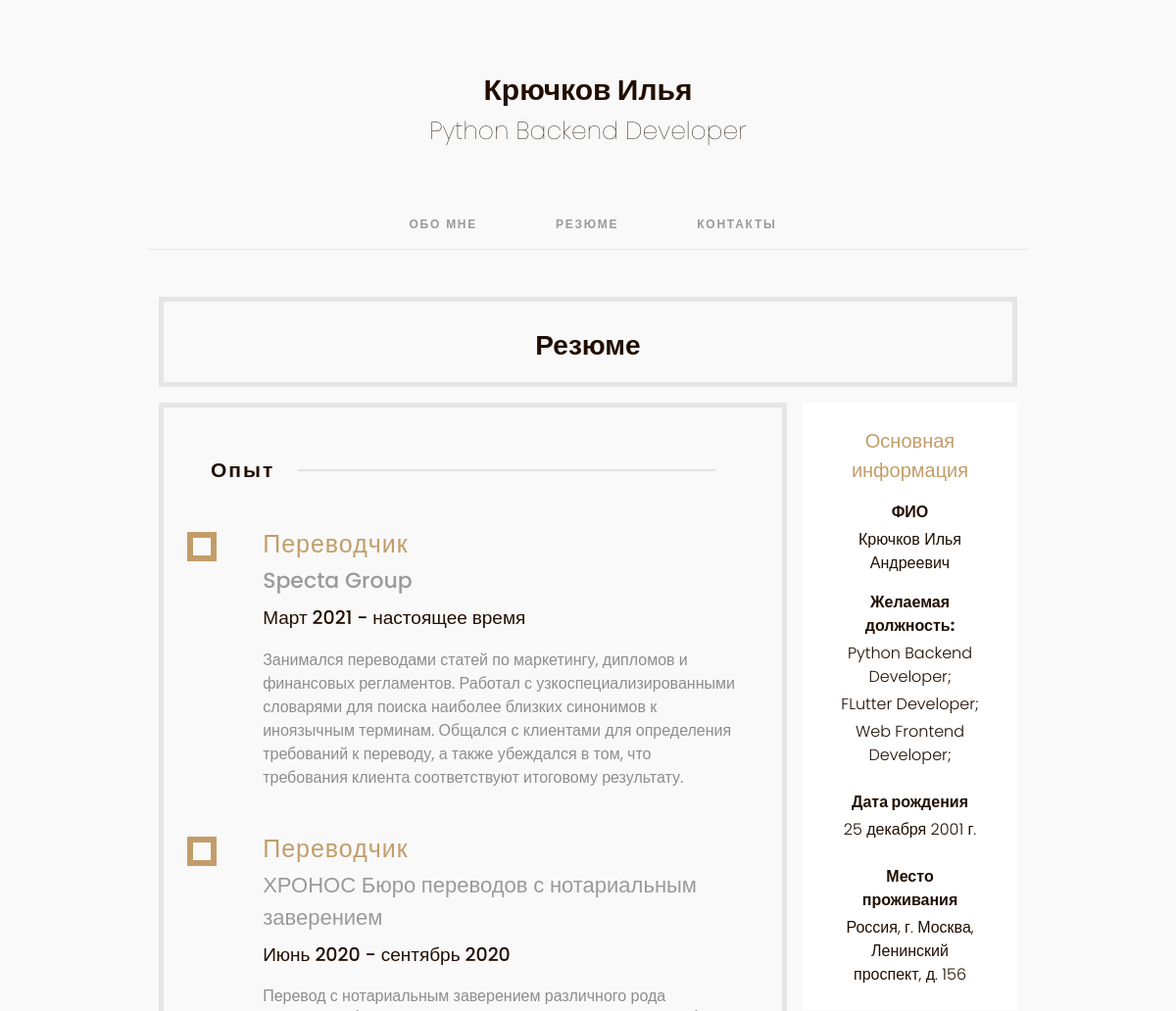
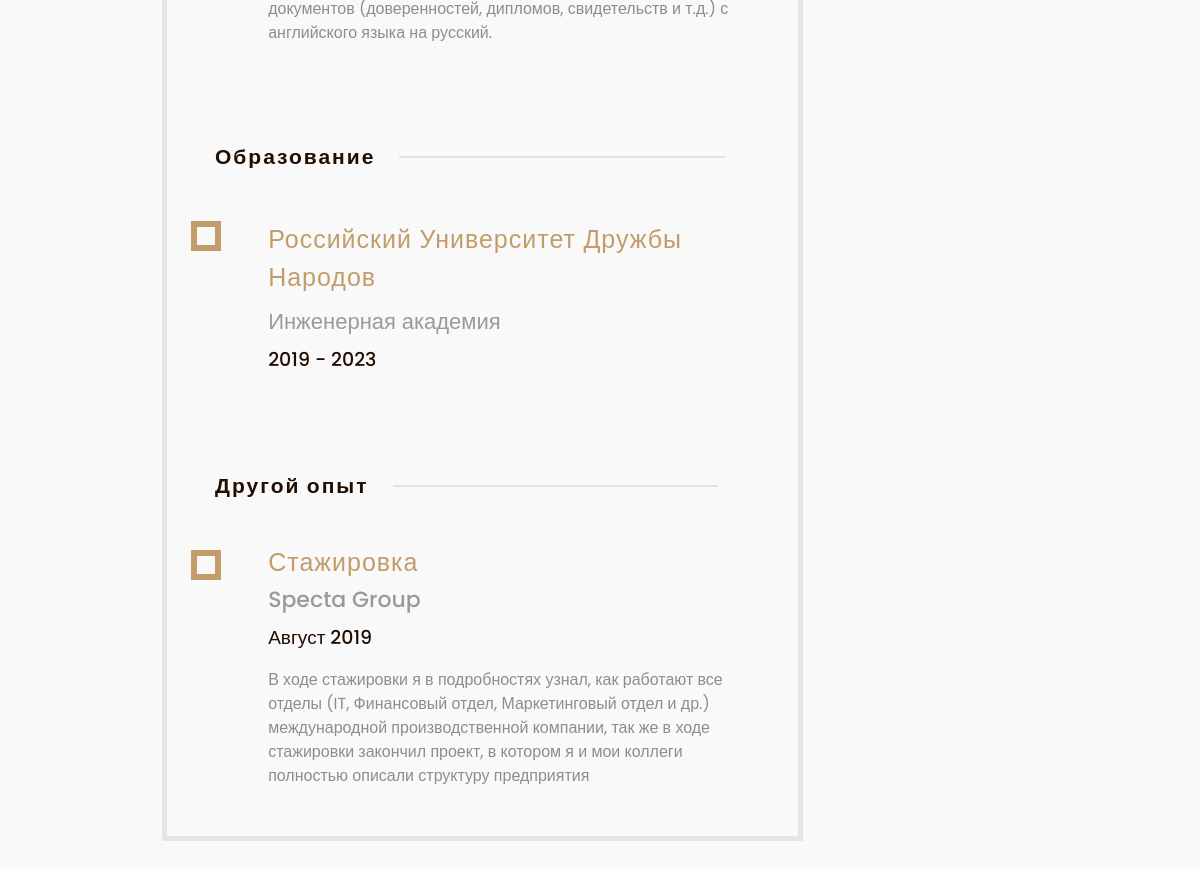
/resume, run on the app's committed database (2 pictures, top to bottom).
### cv/models.py (models this page shows, shortened)
class ResumeJob(models.Model):
    title = models.CharField(max_length=250)
    period = models.CharField(max_length=150)
    content = models.TextField()
    website = models.CharField(max_length=150, default='')
    company = models.CharField(max_length=150, default='')
    author = models.ForeignKey(User, on_delete=models.CASCADE)

class ResumeEducation(models.Model):
    name = models.CharField(max_length=350)
    period = models.CharField(max_length=150)
    website = models.CharField(max_length=150, default='')
    specialization = models.CharField(max_length=150, default='')
    author = models.ForeignKey(User, on_delete=models.CASCADE)

class OtherExperience(models.Model):
    name = models.CharField(max_length=150)
    period = models.CharField(max_length=150)
    website = models.CharField(max_length=150, default='')
    content = models.TextField(default='')
    company = models.CharField(max_length=150, default='')
    author = models.ForeignKey(User, on_delete=models.CASCADE)

### cv/views.py (the view)
# urls.py: path('resume', ResumeView.as_view(), name='cv-resume'),
class ResumeView(TemplateView):
    template_name = 'cv/resume.html'
    def get_context_data(self, **kwargs):
        context = super(ResumeView, self).get_context_data(**kwargs)
        context['jobs'] = ResumeJob.objects.all()
        context['education'] = ResumeEducation.objects.all()
        context['internships'] = OtherExperience.objects.all()
        context['title'] = 'Резюме'
        return context

### cv/templates/cv/resume.html
{% extends 'cv/base.html' %}
{% load static %}
{% block content %}
    <div class="row bordered-block mt-5 mb-3 pt-4 pb-3 ml-1">
        <div class="col-12 resume">
            Резюме
        </div>
    </div>
    <div class="row">
        <div class="col-lg-9 px-0 pe-lg-3">
            <div class="col-12 bordered-block">
                <div class="row pt-5 mb-5 ps-5 text-start pe-2 resume-block">
                    <div class="wrap" style="letter-spacing: 2px; width: auto">Опыт</div>
                    <div class="pt-2 pt-sm-0" style="width: 75%;">
                        <div style="width: 100%; height: 55%; border-bottom: #e2e2e2 solid 2px"></div>
                    </div>
                </div>
                {% for job in jobs %}
                    <div class="row d-flex mb-5 pe-4 resume-block">
                        <div class="row">
                            <div class="col-2 bottom-100">
                                <div class="m-auto d-none d-sm-block" style="width:30px; height: 30px; border: #c29d6a solid 6px;"></div>
                            </div>
                            <div class="col-10">
                                <div style="line-height: 100%; letter-spacing: 1px;" class="resume-block-title">{{ job.title }}</div>
                                {% if job.website != '/' %}
                                    <div class="resume-block-company mt-2 text-start"><a class="text-decoration-none" href="{{ job.website }}" target="_blank">{{ job.company }}</a></div>
                                {% else %}
                                    <div class="resume-block-company mt-2 text-start" style="color: #9a9a9a; font-size: 22px; font-weight: 500;">{{ job.company }}</div>
                                {% endif %}
                                <div class="resume-block-period mt-2">{{ job.period }}</div>
                                <div class="resume-block-content mt-3">{{ job.content }}</div>
                            </div>
                        </div>
                    </div>
                {% endfor %}
                <div class="row pt-5 mb-5 ps-5 text-start pe-4 resume-block">
                    <div class="wrap" style="letter-spacing: 2px; width: auto">Образование</div>
                    <div class="pt-2 pt-sm-0" style="width: 60%;">
                        <div style="width: 100%; height: 55%; border-bottom: #e2e2e2 solid 2px"></div>
                    </div>
                </div>
                {% for university in education %}
                    <div class="row d-flex mb-5 pe-4 resume-block">
                        <div class="row">
                            <div class="col-2 bottom-100">
                                <div class="m-auto d-none d-sm-block" style="width:30px; height: 30px; border: #c29d6a solid 6px;"></div>
                            </div>
                            <div class="col-10">
                                <div style="line-height: 100%; letter-spacing: 1px;" class="resume-education-title text-start">
                                    <a class="text-decoration-none" style="line-height: normal" href="{{ university.website }}" target="_blank">
                                        {{ university.name }}
                                    </a>
                                </div>
                                <div class="resume-education-faculty mt-2 text-start">{{ university.specialization }}</div>
                                <div class="resume-block-period mt-2">{{ university.period }}</div>
                            </div>
                        </div>
                    </div>
                {% endfor %}
                <div class="row pt-5 mb-5 ps-5 text-start pe-4 resume-block">
                    <div class="wrap" style="letter-spacing: 2px; width: auto">Другой опыт</div>
                    <div class="pt-2 pt-sm-0" style="width: 60%;">
                        <div style="width: 100%; height: 55%; border-bottom: #e2e2e2 solid 2px"></div>
                    </div>
                </div>
                {% for internship in internships %}
                    <div class="row d-flex mb-5 pe-4 resume-block">
                        <div class="row">
                            <div class="col-2 bottom-100">
                                <div class="m-auto d-none d-sm-block" style="width:30px; height: 30px; border: #c29d6a solid 6px;"></div>
                            </div>
                            <div class="col-10">
                                <div style="line-height: 100%; letter-spacing: 1px;" class="resume-block-title">{{ internship.name }}</div>
                                {% if internship.website != '/' %}
                                    <div class="resume-block-company mt-2 text-start"><a class="text-decoration-none" href="{{ internship.website }}" target="_blank">{{ internship.company }}</a></div>
                                {% else %}
                                    <div class="resume-block-company mt-2 text-start" style="color: #9a9a9a; font-size: 22px; font-weight: 500;">{{ internship.company }}</div>
                                {% endif %}
                                <div class="resume-block-period mt-2">{{ internship.period }}</div>
                                <div class="resume-block-content mt-3">{{ internship.content }}</div>
                            </div>
                        </div>
                    </div>
                {% endfor %}
            </div>
        </div>
        <div class="col-lg-3 d-none d-lg-block text-center">
            <div class="row white-block p-4">
                <div style="font-size: 20px; font-weight: 500; color: #c29d6a;">Основная информация</div>
                <div class="fw-bold mt-3">ФИО</div>
                <div class="fw-light mt-1">Крючков Илья Андреевич</div>
                <div class="fw-bold mt-3">Желаемая должность:</div>
                <div class="fw-light mt-1">Python Backend Developer;</div>
                <div class="fw-light mt-1">FLutter Developer;</div>
                <div class="fw-light mt-1">Web Frontend Developer;</div>
                <div class="fw-bold mt-4">Дата рождения</div>
                <div class="fw-light mt-1">25 декабря 2001 г.</div>
                <div class="fw-bold mt-4">Место проживания</div>
                <div class="fw-light mt-1">Россия, г. Москва, Ленинский проспект, д. 156</div>
            </div>
        </div>
    </div>
{% endblock content %}

### cv/templates/cv/base.html (shortened to what this page needs)
{% load static %}
<!DOCTYPE html>
<html lang="en">
<head>
    <link rel="stylesheet" type="text/css" href="{% static 'cv/css/bootstrap.css' %}">
    <link rel="stylesheet" type="text/css" href="{% static 'cv/css/main.css' %}">
</head>
<body>
    <div class="col-lg-9 m-0 m-auto">
        <div class="jumbotron jumbotron-fluid mt-5 mt-sm-0" >
              <div class="container pt-3" style="text-align: center;">
                  <div style="font-weight: bold;">Крючков Илья</div>
                  <div style="font-weight: lighter; font-size: 25px;">Python Backend Developer</div>
              </div>
        </div>
         <header>
            <nav class="nav-my header-style mt-sm-5">
                <div class="navbar-my w-100 d-flex flex-row-reverse" style="margin-left: 10px;">
                    <ul class="navbar_my m-auto d-none d-sm-flex" style="width: 375px; line-height:38px; left:0; ">
                        <li class="nav_item nav-style">
                            <a href="/" class="navigation_bar"><span class="navigation_bar">Обо мне</span></a>
                        </li>
                        <li class="nav_item nav-style">
                            <a href="/resume" class="navigation_bar"><span class="navigation_bar">Резюме</span></a>
                        </li>
                        <li class="nav_item nav-style">
                            <a href="/contacts" class="navigation_bar"><span class="navigation_bar">Контакты</span></a>
                        </li>
                    </ul>
                </div>
            </nav>
        </header>
	<div style="position: fixed; top: -234px; right: 30px; height: 288px; width: 175px; z-index: 985; background-color: #f9f9f9;"></div>
        <div class="col-12">
            <div class="container px-4">
                {% block content %}{% endblock content %}
            </div>
        </div>
    </div>
</body>
</html>

### cv/static/cv/css/main.css (style rules this page uses)
body { color: #210e00; font-family: 'Poppins', sans-serif; background-color: #f9f9f9; padding-bottom: 100px; padding-top: 54px; min-width: 320px; }
.jumbotron div { font-size: 30px; }
.white-block { background-color: #ffffff; }
.bordered-block { border: solid #e5e5e5 5px; }
.resume { font-size: 28px; font-weight: bold; text-align: center; }
.resume-block { font-size: 21px; font-weight: bold; text-align: center; }
.resume-block-title { color: #c29d6a; font-size: 25px; font-weight: 500; text-align: left; }
.resume-block-company a { color: #9a9a9a; font-size: 22px; font-weight: 500; }
.resume-block-period { color: #210e00; font-size: 19px; font-weight: 500; text-align: left; }
.resume-block-content { color: #8d8d8d; font-size: 16px; font-weight: 400; text-align: left; }
.resume-education-title a { color: #c29d6a; font-size: 25px; font-weight: 500; text-align: left; }
.resume-education-faculty { color: #9a9a9a; font-size: 22px; font-weight: 500; }
.wrap { overflow-wrap: break-word; }
.header-style { height: 54px; width: 100%; background: #13171B; left: 0; top: 0; z-index: 990; }
.nav-my { display: flex; }
.navbar-my { display: block; position: relative; width: 510px; height: 54px; }
.navbar_my { padding:0; position: relative; display: flex; justify-content: space-between; }
.navigation_bar { font-family: 'montserrat-regular', sans-serif; font-size: 11px; font-weight: 400; text-transform: uppercase; color: #b3b8c7; transition: 0.2s; text-decoration: none; }
.nav_item { height:54px; line-height: 54px; letter-spacing: 1.75px; width: auto; padding: 0; }
.nav-style { position: relative; list-style: none; }
@media (min-width: 576px) { .navigation_bar { font-size: 12px; font-weight: bold; color: #9a9a9a; } }
@media (min-width: 576px) { .navbar-my { width: 478px; } }
@media (min-width: 576px) { .nav-my { position: relative } }
@media (min-width: 576px) { .header-style { background: #f9f9f9; border-bottom: 1px solid #e5e5e5; } }
@media (min-width: 768px) { .navigation_bar { font-size: 12px; } }
@media (min-width: 768px) { .navbar-my { width: 510px; } }
@media (min-width: 768px) { .nav-my { position: relative } }

### data on the page
ResumeJob: title "Переводчик", company "Specta Group", period "Март 2021 - настоящее время", content "Занимался переводами статей по маркетингу, дипломов и финансовых регламентов. Работал с узкоспециализированными словарями для поиска наиболее близких синонимов к иноязычным терминам. Общался с клиентами для определения требований к переводу, а также убеждался в том, что требования клиента соответствуют итоговому результату."
ResumeJob: title "Переводчик", company "ХРОНОС Бюро переводов с нотариальным заверением", period "Июнь 2020 - сентябрь 2020", content "Перевод с нотариальным заверением различного рода документов (доверенностей, дипломов, свидетельств и т.д.) с английского языка на русский."
ResumeEducation: name "Российский Университет Дружбы Народов", specialization "Инженерная академия", period "2019 - 2023"
OtherExperience: name "Стажировка", company "Specta Group", period "Август 2019", content "В ходе стажировки я в подробностях узнал, как работают все отделы (IT, Финансовый отдел, Маркетинговый отдел и др.) международной производственной компании, так же в ходе стажировки закончил проект, в котором я и мои коллеги полностью описали структуру предприятия"
